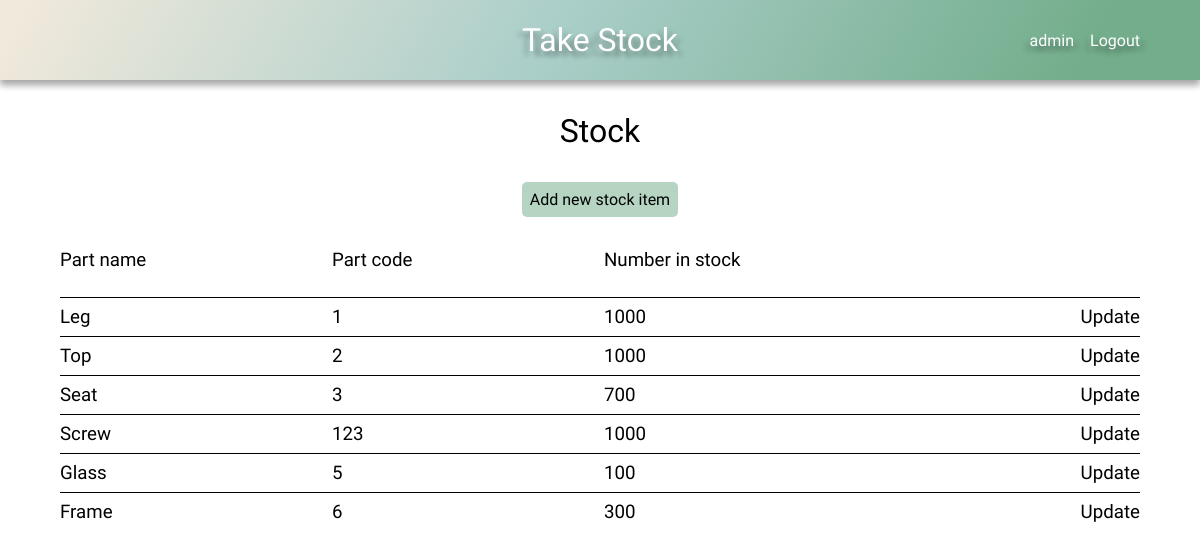
/stock/ (signed in), run on an earlier commit of the app's database.
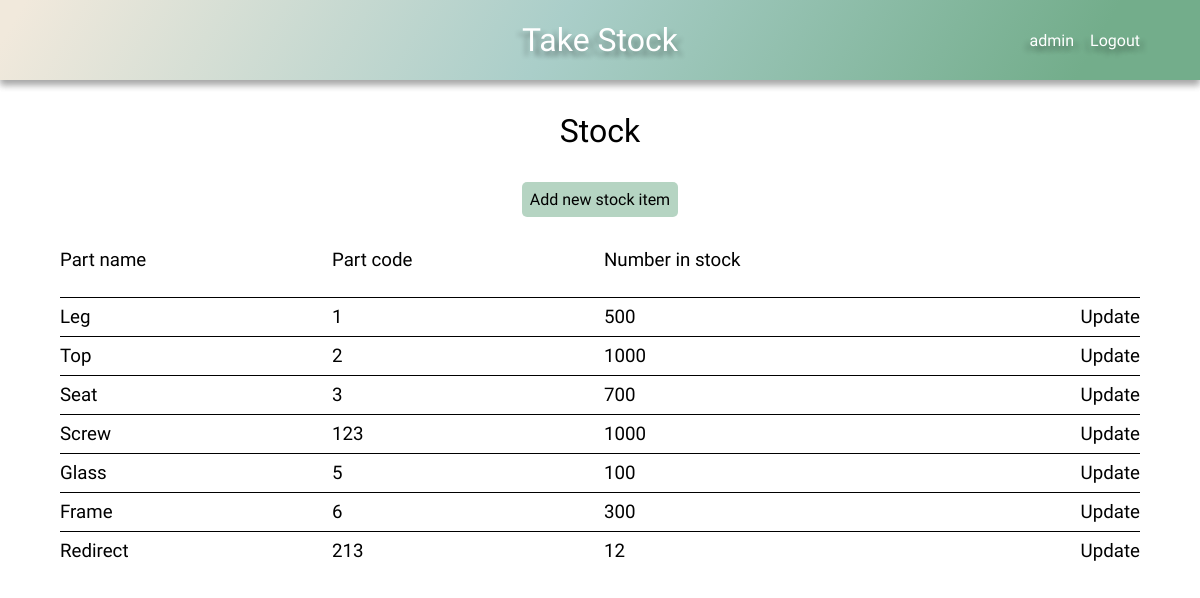
And on a later commit of the database.
### stock/models.py (models this page shows, shortened)
class Stock(models.Model):
    name = models.CharField(max_length=100)
    code = models.CharField(max_length=100)
    number_in_stock = models.IntegerField()
    company = models.ForeignKey(User, on_delete=models.CASCADE, default=1)

### stock/views.py (the view)
# urls.py: path('stock/', stock_page, name='stock'),
def stock_page(request):
    default_user = request.user
    stock = Stock.objects.filter(company=default_user)
    context = {
        'stock': stock,
    }
    return render(request, 'stock.html', context)

### stock/context_processors.py (called while the page is built)
def base(request):
    default_user = request.user
    return ({'default_user': default_user})

### stock/templates/stock.html
{% extends 'base.html' %}
{% load static %}
{% block head %}
    <link rel="stylesheet" href="{% static 'css/style.css' %}">
    <link rel="stylesheet" href="{% static 'css/grid.css' %}">
{% endblock %}
{% block content %}
    <h1>Stock</h1>
    <div class="add-new btn btn-submit btn-hover">
        <a href="{% url 'add_new_stock_part' %}">Add new stock item</a>
    </div>
    {% if not stock %}
        <h2 class="center">You haven't added any stock yet!</h2>
    {% else %}
        <div class="grid">
            <div class="grid-headings grid-4">
                <h3>Part name</h3>
                <h3>Part code</h3>
                <h3>Number in stock</h3>
            </div>
            {% for item in stock %}
            <div class="grid-row grid-4">
                <div class="item-name-content">
                    <h3>{{ item.name }}</h3>
                </div>
                <div class="item-code-content">
                    <h3>{{ item.code }}</h3>
                </div>
                <div class="item-number-content">
                    <h3>{{ item.number_in_stock }}</h3>
                </div>
                <div class="update">
                    <h3><a href="{% url 'update-stock' item.pk %}">Update</a></h3>
                </div>
            </div>
            {% endfor %}
        </div>
    {% endif %}
{% endblock %}

### stock/templates/base.html (shortened to what this page needs)
{% load static %}
<!DOCTYPE html>
<html lang="en">
<head>
    <link rel="stylesheet" href="{% static 'css/style.css' %}">
    {% block head %}
    {% endblock %}
</head>
<body>
    <header class="main-header">
        <h1><a href="{% url 'home' %}">Take Stock</a></h1>
        <div class="user-nav">
            {% if user.is_authenticated %}
                <div id="dropdown">{{ default_user }}
                </div>
                <a href="{% url 'logout' %}">Logout</a>
            {% else %}
                <a href="{% url 'login' %}">Login</a>
                <a href="{% url 'register' %}">Register</a>
            {% endif %}
        </div>
    </header>
    {% block content %}
    {% endblock %}
</body>
</html>

### stock/static/css/style.css (style rules this page uses)
:root { --clr-mix-calm: 120deg, #f1e9dc 2%, #aacec9, #73ad8b 90%; --shadow: 0 10px 20px 0 rgba(0, 0, 0, .2), 0 10px 20px 0 rgba(0, 0, 0, .2); --shadow-s: 0 5px 7px 0 rgba(0, 0, 0, .2), 0 5px 7px 0 rgba(0, 0, 0, .2); --shadow-l: 0 20px 30px 0 rgba(0, 0, 0, .2), 0 20px 30px 0 rgba(0, 0, 0, .2); --shadow-tl: 5px 5px 5px rgba(0, 0, 0, .2), -5px 5px 5px rgba(0, 0, 0, .2); --header-height: 5em; --hover: .522; --btn-submit: hsla(145, 26%, 56%, var(--hover)); --btn-delete: hsla(0, 58%, 86%, var(--hover)); }
*, *::before, *::after { margin: 0; padding: 0; box-sizing: border-box; text-decoration: none; list-style-type: none; color: #000000; font-family: 'Nanum Gothic', 'Gill Sans', 'Gill Sans MT', Calibri, 'Trebuchet MS', sans-serif; font-weight: 300; }
body { overflow-x: hidden; }
h1, .center, .add-new { width: max-content; margin: 1em auto; }
.add-new { padding: .5em; border-radius: 5px; }
.main-header { display: flex; justify-content: center; align-items: center; height: var(--header-height); background: linear-gradient(var(--clr-mix-calm)); box-shadow: var(--shadow-s); position: relative; }
.main-header h1 a { color: #FFFFFF; text-shadow: var(--shadow-tl); }
.btn { border: none; }
.btn-submit { background-color: var(--btn-submit); }
.user-nav { max-width: 20%; display: flex; justify-content: space-between; gap: 1em; position: absolute; right: 5%; }
.user-nav div, .user-nav a { color: #FFFFFF; text-shadow: var(--shadow-tl); }
#dropdown { position: relative; cursor: pointer; }

### stock/static/css/grid.css (style rules this page uses)
.grid { display: grid; min-width: 80%; max-width: 90%; margin: 2em auto; grid-auto-flow: row; grid-column: repeat(12, 1fr); }
.grid-headings { display: grid; height: 3em; }
.grid-row { display: grid; align-items: center; grid-auto-flow: column; padding: .5em 0; border-top: 1px solid #000000; }
.grid-4 { grid-template-columns: repeat(4, 1fr); gap: .5em; }
.grid-4 > *, .grid-5 > * { max-width: 100%; overflow-x: scroll; }
.update { text-align: end; }

What changed in the data, as far as the page shows it:
changed Stock "Leg": number_in_stock "1000" → "500"
added Stock: name "Redirect", code "213", number_in_stock "12"
